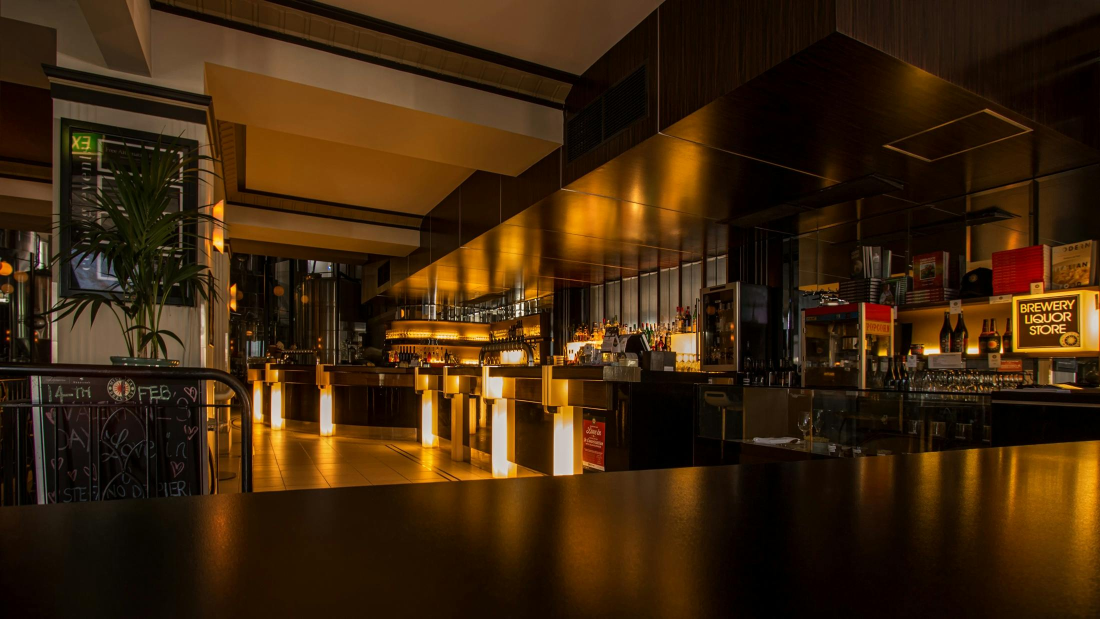
#> input picture retaurant 6.jpg, 2200 x 1238 px, found by its file name (shown at 1/2 size)
$ python session1.py
#> lines starting #> are read from the running program, lines starting #| are printed output that depends on the picture
import cv2 as cv

image = cv.imread("May/retaurant 6.jpg")
#> image is the input picture: shape (1238, 2200, 3); mean B, G, R 12.5, 37.1, 61
gray_scale = cv.cvtColor(image,cv.COLOR_BGR2GRAY)
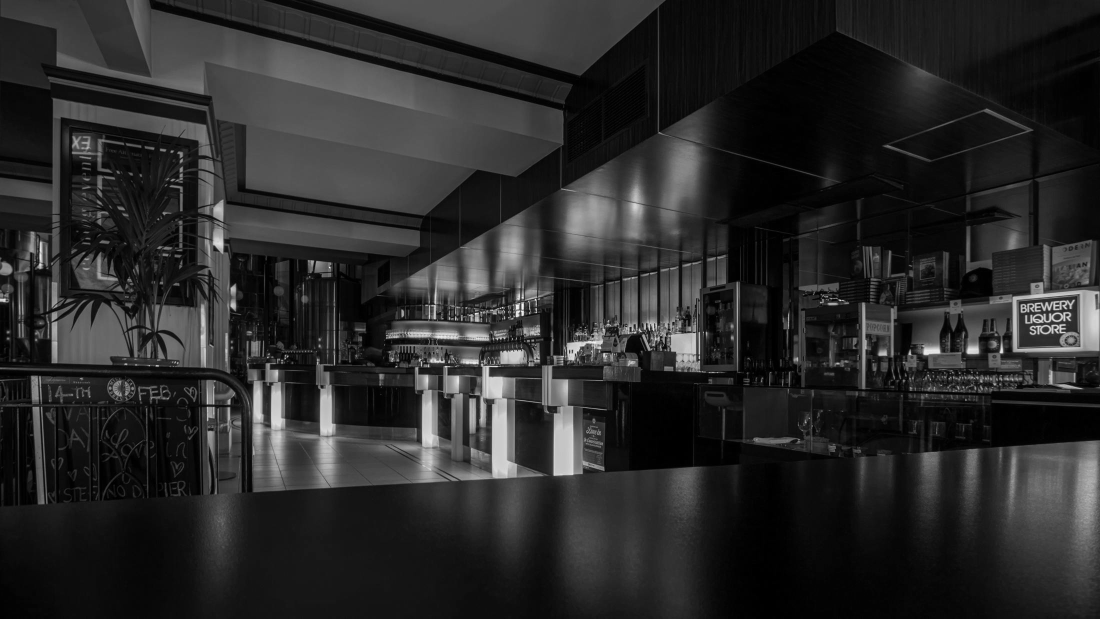
#> gray_scale: shape (1238, 2200) (shown at 1/2 size); min 0, max 253, mean 41.4


resize = cv.resize(gray_scale,(50,50),interpolation= cv.INTER_AREA)
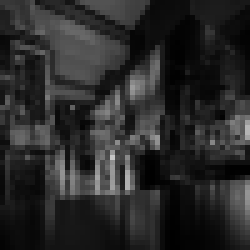
#> resize: shape (50, 50) (shown 5 times larger); min 0, max 197, mean 41.4
cv.imshow("resize image",resize)
cv.imshow("Normal image",image)
cv.imshow("Gray image",gray_scale)

cv.waitKey(0)
